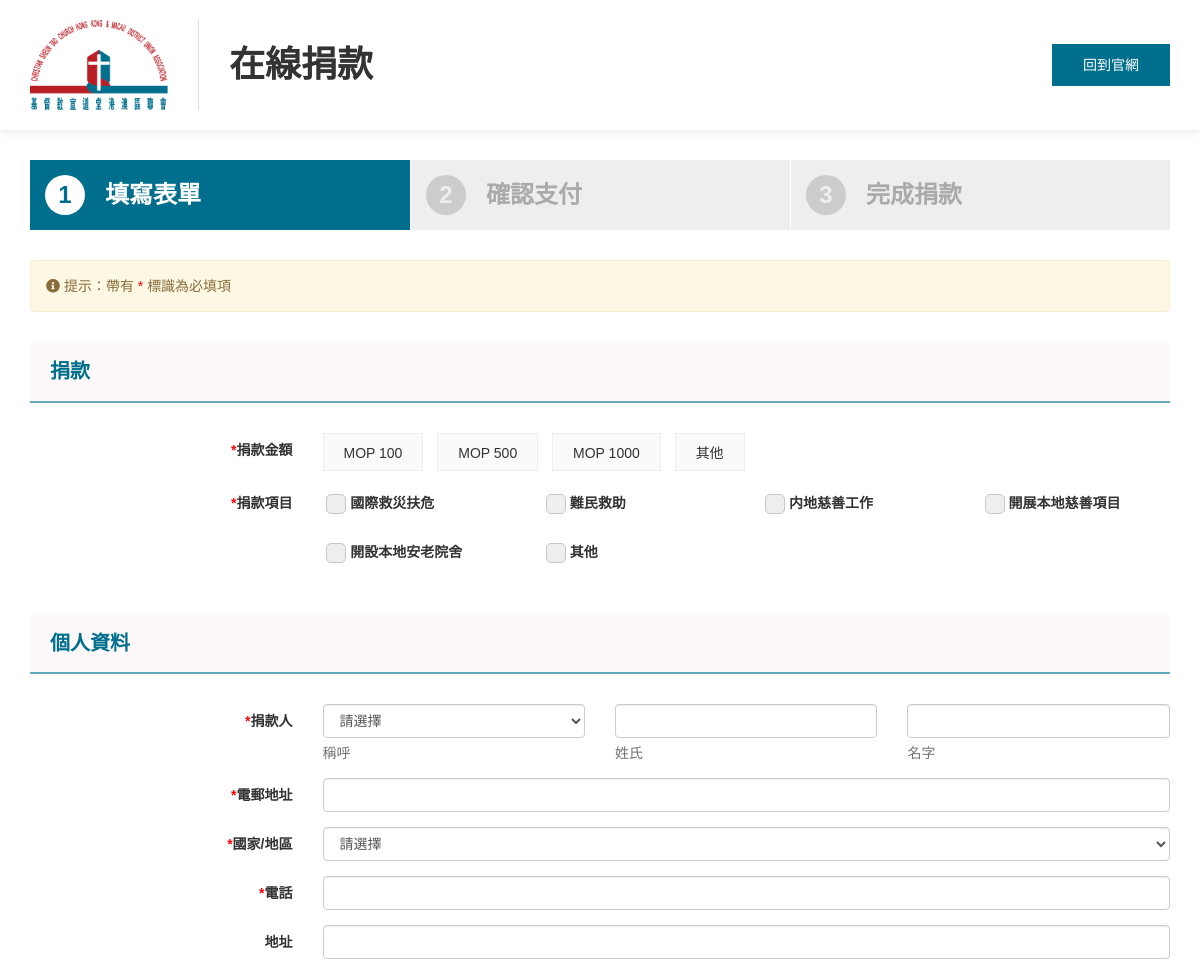
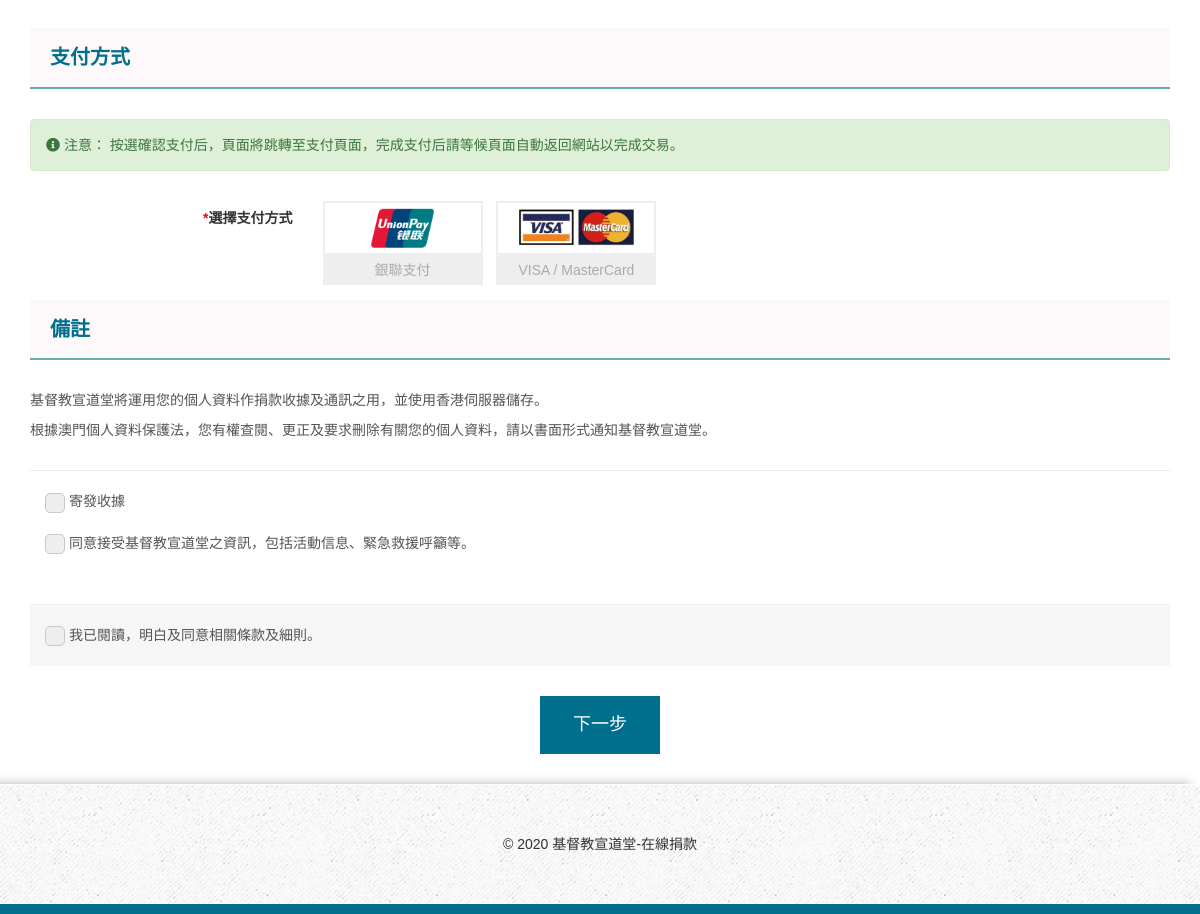
The page / on the database its author committed (2 pictures, top to bottom).
### tables this page shows
CREATE TABLE `clickrcms_payment` (
  `id` int(10) NOT NULL AUTO_INCREMENT COMMENT '支付管理 id',
  `view_num` int(10) DEFAULT '0' COMMENT '瀏覽量',
  `sort_order` int(10) DEFAULT '0' COMMENT '排序',
  `status` int(1) DEFAULT '1' COMMENT '狀態 1 顯示,2不顯示',
  `main_image` varchar(100) DEFAULT NULL COMMENT '主圖片',
  `payment_key` varchar(50) DEFAULT NULL COMMENT '配置key',
  `updated_at` datetime DEFAULT NULL COMMENT '更新時間',
  `created_at` datetime DEFAULT NULL COMMENT '添加時間',
  PRIMARY KEY (`id`),
  KEY `sort_order` (`sort_order`)
);

CREATE TABLE `clickrcms_payment_description` (
  `payment_id` int(10) NOT NULL COMMENT '支付管理id',
  `language_id` int(10) NOT NULL COMMENT '對應語言id',
  `title` varchar(150) NOT NULL COMMENT '支付管理標題',
  `introduction` varchar(200) DEFAULT NULL COMMENT '消息簡介',
  `content` text COMMENT '支付管理內容',
  PRIMARY KEY (`payment_id`,`language_id`),
  KEY `title` (`title`)
);

### application/controllers/Home.php (called while the page is built, shortened)
<?php defined('BASEPATH') OR exit('No direct script access allowed');
class Home extends Lang_Controller {
  public function __construct(){
    $this->data['active']='home';
    $this->_initialize_data();
  }
  public function index(){
    $this->load->view('home_list_view',$this->data);
  }
  private function _get_page_content($unique_url='terms-of-use'){
    $this->load->model('page_mdl');
    $filter_data=array(
      'status'=>1,
      'unique_url'=>$unique_url,
    );
    $query=$this->page_mdl
      ->join_description($this->data['lang_id'],TRUE)
      ->get_by($filter_data);
    if(empty($query) || !is_array($query))
      return FALSE;
    $this->page_mdl->add_view_num($query['id']);
    return $query['content'];
  }
  private function _initialize_data(){
    $this->data['terms_user_content']=$this->_get_page_content('terms-of-use');
    $this->data['privacy_policy_content']=$this->_get_page_content('privacy-policy');
    $this->_get_payment();
    $country_region_option = array();
    $countryRegionPath     = FCPATH.'themes/front/js/country-region'.$this->data['lang_id'].'.json';
    if(file_exists($countryRegionPath) && is_readable($countryRegionPath)){
      $fileResource = fopen($countryRegionPath,"r");
      while(!feof($fileResource)){
        array_push($country_region_option,trim(fgets($fileResource)));
      }
      $country_region_option = array_filter($country_region_option);
    }
    $this->data['country_region_option']=$country_region_option;
    $default_donate_item=array(
      '國際救災扶危',
      '難民救助',
      '内地慈善工作',
      '葡語係國家及地區支援',
      '開展本地慈善項目',
      '開設本地安老院舍',
      '其他',
    );
    $donate_item_string = $this->data['donate_item'.$this->data['lang_id']];
    $this->data['donate_item_option'] = !empty($donate_item_string)?explode(',',$donate_item_string):$default_donate_item;
  }
  private function _get_payment(){
    $this->load->model('payment_mdl');
    $this->data['payment_option']=$this->payment_mdl
      ->order_by('n.sort_order','ASC')
      ->join_description($this->data['lang_id'])
      ->get_many_by(array('n.status'=>1));
  }
}

### index.php (called while the page is built, shortened)
<?php
require_once BASEPATH.'core/CodeIgniter.php';

### application/helpers/MY_url_helper.php (called while the page is built, shortened)
<?php if (!defined('BASEPATH')) exit('No direct script access allowed');
if(!function_exists('site_url')){
  function site_url($uri = '', $protocol = NULL){
    $CI =& get_instance();
    $current_directory = $CI->router->directory;
    if($current_directory!='admin/' && isset($CI->data['lang_code'])){
      $lang_code=$CI->data['lang_code'];
      $lang_array=$CI->config->item('seo_lang_array');
    }
    return $CI->config->site_url($uri, $protocol);
  }
}

### application/core/MY_Model.php (called while the page is built, shortened)
<?php defined('BASEPATH') OR exit('No direct script access allowed');
class MY_Model extends CI_Model{
  protected $_table;
  public $_database;
  protected $return_type = 'object';
  protected $_temporary_return_type = NULL;
  protected $has_from_alias = FALSE;
  public function __construct(){
    $this->_database = $this->db;
    $this->_temporary_return_type = $this->return_type;
  }
  public function get_by(){
    if ($this->has_from_alias) {
      $row = $this->_database->get()->{$this->_return_type()}();
    } else {
      $row = $this->_database->get($this->_table)->{$this->_return_type()}();
    }
    $this->_temporary_return_type = $this->return_type;
    $row = $this->trigger('after_get', $row);
    return $row;
  }
  public function get_many_by(){
    return $this->get_all();
  }
  public function get_all(){
    if ($this->has_from_alias) {
      $result = $this->_database->get()->{$this->_return_type(1)}();
    } else {
      $result = $this->_database->get($this->_table)->{$this->_return_type(1)}();
    }
    $this->_temporary_return_type = $this->return_type;
    return $result;
  }
  public function order_by($criteria, $order = 'ASC', $escape = NULL){
    if (is_array($criteria)) {
      foreach ($criteria as $key => $value) {
        $this->_database->order_by($key, $value, $escape);
      }
    } else {
      $this->_database->order_by($criteria, $order, $escape);
    }
    return $this;
  }
  public function trigger($event, $data = FALSE, $last = TRUE){
    if (isset($this->{$event}) && is_array($this->{$event})) {
      foreach ($this->{$event} as $method) {
        $data = call_user_func_array(array($this, $method), array($data, $last));
      }
    }
    return $data;
  }
  protected function _set_where($params){
    if (count($params) == 1 && is_array($params[0])) {
      foreach ($params[0] as $field => $filter) {
        if (is_array($filter)) {
          $this->_database->where_in($field, $filter);
        } else {
          if (is_int($field)) {
            $this->_database->where($filter, NULL, FALSE);
          } else {
            $this->_database->where($field, $filter);
          }
        }
      }
    } else {
      if (count($params) == 1) {
        $this->_database->where($params[0]);
      }
    }
  }
  protected function _return_type($multi = FALSE){
    $method = $multi ? 'result' : 'row';
    return $this->_temporary_return_type == 'array' ? $method . '_array' : $method;
  }
}

### application/views/home_list_view.php (the view, shortened to what this page needs)
<div class="container">
  <div class="steps-flow mt-3 mb-3">
    <div class="row">
      <div class="col-md-4">
        <div class="item active">
          <div class="icon"><span>1</span><i class="fas fa-check"></i></div>
          <div class="main">
            <div class="cn"><?=lang('donate_flow01');?></div>
          </div>
        </div>
      </div>
      <div class="col-md-4">
        <div class="item">
          <div class="icon"><span>2</span><i class="fas fa-check"></i></div>
          <div class="main">
            <div class="cn"><?=lang('donate_flow02');?></div>
          </div>
        </div>
      </div>
      <div class="col-md-4">
        <div class="item">
          <div class="icon"><span>3</span><i class="fas fa-check"></i></div>
          <div class="main">
            <div class="cn"><?=lang('donate_flow03');?></div>
          </div>
        </div>
      </div>
    </div>
  </div>
  <form action="<?=site_url('home/modify')?>" id="form_donate" method="post">
    <div class="alert alert-warning alert-style mt-3">
      <i class="fas fa-info-circle"></i> <?=lang('donate_alert01');?>
    </div>
    <div class="step-form-title-style02 mt-3"><span class="cn"><?=lang('donate_block_title');?></span></div>
    <div class="step-form-style mt-3">
      <div class="row required">
        <div class="col-md-3 title text-right"><span><?=lang('donate_block_money');?></span></div>
        <div class="col-md-9 main">
          <div class="form-group form-radio-money">
            <label class="radio-inline">
              <input type="radio" name="donate_money" value="100" <?=set_radio('donate_money','100')?> <?=isset($donate_money)&&$donate_money==100?'checked':''?>> MOP 100
            </label>
            <label class="radio-inline">
              <input type="radio" name="donate_money" value="500" <?=set_radio('donate_money','500')?> <?=isset($donate_money)&&$donate_money==500?'checked':''?>> MOP 500
            </label>
            <label class="radio-inline">
              <input type="radio" name="donate_money" value="1000" <?=set_radio('donate_money','1000')?> <?=isset($donate_money)&&$donate_money==1000?'checked':''?>> MOP 1000
            </label>
            <label class="radio-inline">
              <input type="radio" name="donate_money" value="other" <?=set_radio('donate_money','other')?> <?=isset($donate_money)&&$donate_money=='other'?'checked':''?> id="donate_money_other_trigger"> <?=lang('donate_block_other');?>
            </label>
          </div>
        </div>
      </div>
      <div class="row required">
        <div class="col-md-3 title text-right"><span><?=lang('donate_block_item');?></span></div>
        <div class="col-md-9 main">
          <div class="row">
            <div class="col-md-12">
              <div class="row checkbox-style02">
                <?php if(isset($donate_item_option) && !empty($donate_item_option)):?>
                <?php foreach($donate_item_option as $item_name):?>
                <div class="col-md-3">
                  <div class="form-group">
                    <label class="custom-checkbox">
                      <span class="checkmark"></span>
                      <?php echo $item_name;?>
                    </label>
                  </div>
                </div>
                <?php endforeach;?>
                <?php endif;?>
              </div>
            </div>
          </div>
        </div>
      </div>
    </div>
    <div class="step-form-title-style02 mt-3"><span class="cn"><?=lang('donate_block_title02');?></span> </div>
    <div class="step-form-style mt-3">
      <div class="row required">
        <div class="col-md-3 title text-right"><span><?=lang('donate_block_person');?></span></div>
        <div class="col-md-9 main">
          <div class="row">
            <div class="col-md-12">
              <div class="row">
                <div class="col-md-4">
                  <div class="form-group">
                    <select name="donate_gender" class="form-control">
                      <option value=""><?=lang('donate_block_select');?></option>
                    </select>
                    <p class="help-block"><?=lang('donate_block_gender');?></p>
                  </div>
                </div>
                <div class="col-md-4">
                  <div class="form-group">
                    <input type="text" name="donate_firstname" value="<?=set_value('donate_firstname',isset($donate_firstname)?$donate_firstname:'')?>" class="form-control">
                    <p class="help-block"><?=lang('donate_block_lname');?></p>
                  </div>
                </div>
                <div class="col-md-4">
                  <div class="form-group">
                    <input type="text" name="donate_lastname" value="<?=set_value('donate_lastname',isset($donate_lastname)?$donate_lastname:'')?>" class="form-control">
                    <p class="help-block"><?=lang('donate_block_fname');?></p>
                  </div>
                </div>
              </div>
            </div>
          </div>
        </div>
      </div>
      <div class="row required">
        <div class="col-md-3 title text-right"><span><?=lang('donate_block_email');?></span></div>
        <div class="col-md-9 main">
          <div class="row">
            <div class="col-md-12">
              <div class="form-group">
                <input type="email" name="donate_email" value="<?=set_value('donate_email',isset($donate_email)?$donate_email:'')?>" class="form-control">
              </div>
            </div>
          </div>
        </div>
      </div>
      <div class="row required">
        <div class="col-md-3 title text-right"><span><?=lang('donate_block_country');?></span></div>
        <div class="col-md-9 main">
          <div class="row" id="donate_info_nd">
            <div class="col-md-12 col-xs-12">
              <div class="form-group">
                <select class="form-control" name="donate_country" required>
                  <option value=""><?=lang('donate_block_select');?></option>
                </select>
              </div>
            </div>
          </div>
        </div>
      </div>
      <div class="row required">
        <div class="col-md-3 title text-right"><span><?=lang('donate_block_tel');?></span></div>
        <div class="col-md-9 main">
          <div class="row">
            <div class="col-md-12">
              <div class="form-group">
                <input type="text" name="donate_phone" value="<?=set_value('donate_phone',isset($donate_phone)?$donate_phone:'')?>" class="form-control">
              </div>
            </div>
          </div>
        </div>
      </div>
      <div class="row">
        <div class="col-md-3 title text-right"><span><?=lang('donate_block_address');?></span></div>
        <div class="col-md-9 main">
          <div class="row">
            <div class="col-md-12">
              <div class="form-group">
                <input type="text" name="donate_address" value="<?=set_value('donate_address',isset($donate_address)?$donate_address:'')?>" class="form-control">
              </div>
            </div>
          </div>
        </div>
      </div>
    </div>
    <div class="step-form-title-style02 mt-3"><span class="cn"><?=lang('donate_block_title03');?></span> </div>
    <div class="alert alert-success alert-style mt-3">
      <i class="fas fa-info-circle"></i> <?=lang('donate_alert03');?>
    </div>
    <div class="step-form-style mt-3">
      <div class="row required">
        <div class="col-md-3 title text-right"><span><?=lang('donate_block_payment_select');?></span></div>
        <div class="col-md-9 main">
          <?php if(isset($payment_option) && !empty($payment_option)):?>
          <div class="form-group form-radio-payment">
            <?php foreach($payment_option as $item):?>
            <label class="radio-inline">
              <figure><img src="<?=base_url($item['main_image'])?>" alt="<?php echo $item['title']?>" class="img-responsive"></figure>
              <span><?php echo $item['title']?></span>
            </label>
            <?php endforeach;?>
          </div>
          <?php endif;?>
        </div>
      </div>
    </div>
    <div class="step-form-title-style02"><span class="cn"><?=lang('donate_block_title04');?></span></div>
    <div class="step-form-agreement mt-3">
      <?php echo isset($terms_user_content)?$terms_user_content:''?>
    </div>
    <div class="step-form-check mt-3">
      <div class="checkbox additional-form-trigger">
        <label class="custom-checkbox">
          <span class="checkmark"></span>
          <?=lang('donate_block_receipt');?>
        </label>
      </div>
      <div class="checkbox additional-form-trigger">
        <label class="custom-checkbox">
          <span class="checkmark"></span>
          <?=lang('donate_block_subscribe');?>
        </label>
      </div>
    </div>
    <div class="step-form-check step-form-check-style02 mt-3">
      <div class="checkbox">
        <label class="custom-checkbox">
          <span class="checkmark"></span>
          <?=lang('donate_block_agree');?>
        </label>
      </div>
    </div>
    <div class="step-form-btns text-center mt-3">
      <button type="submit" class="btn btn-primary"><?=lang('donate_block_next');?></button>
    </div>
  </form>
</div>

### rows shown on the page
clickrcms_payment: main_image (picture), clickrcms_payment_description.title "銀聯支付"
clickrcms_payment: main_image (picture), clickrcms_payment_description.title "VISA / MasterCard"

### other values the page prints
lang('donate_header_title') "在線捐款"
lang('donate_back_home') "回到官網"
lang('donate_flow01') "填寫表單"
lang('donate_flow02') "確認支付"
lang('donate_flow03') "完成捐款"
lang('donate_block_title') "捐款"
lang('donate_block_money') "捐款金額"
lang('donate_block_other') "其他"
lang('donate_block_item') "捐款項目"
$item_name "國際救災扶危"
$item_name "難民救助"
$item_name "内地慈善工作"
$item_name "開展本地慈善項目"
$item_name "開設本地安老院舍"
$item_name "其他"
